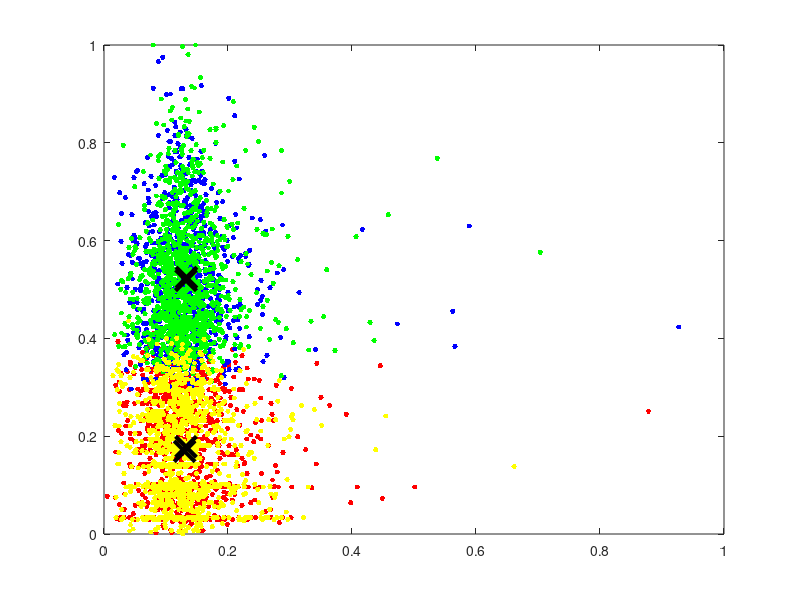

MATLAB code to generate this figure: (Note: this script raises an error after producing the figure.)
%Import the data
addpath('../Data');
disp(sprintf('\nimporting dataset...'));

data = dlmread('data-numeric-only.csv', ',', 2, 0);
labels = {'duration', 'end of fade in', 'key', 'loudness', 'song hotness', 'start of fade out', 'tempo', 'time signature'};
%{
Original labels
danceability,duration,end_of_fade_in,energy,key,loudness,mode,song_hotttnesss,start_of_fade_out,tempo,time_signature,year
%}

%Set Seed
rng(1562);

%Take only the data we want and format as a matrix
%Toss out dacability, energy - all 0s
D = data(:, [2:3, 5:12]);

%Toss out year, mode - too binary
D2 = D(:, [1:4, 6:9]);

%Toss Out hotness = 0
D2 = D2( D2(:,5)~=0 ,:)


%normalize Data
for j = 1:size(D2,2)
    D2(:,j) = ( (D2(:,j)-min(D2(:,j)) )./(max(D2(:,j))-min(D2(:,j))));
end

%run k means
disp(sprintf('Running 4 Cluster K-Means...'));
[idx,C] = kmeans(D2,4);

disp(sprintf('Plotting Data...'));

%Plot The Clusters

for i = 1:(size(D2,2))
    figure;
    plot(D2(idx==1,i),D2(idx==1,5),'r.','MarkerSize',12)
    hold on
    plot(D2(idx==2,i),D2(idx==2,5),'b.','MarkerSize',12)
    plot(D2(idx==3,i),D2(idx==3,5),'g.','MarkerSize',12)
    plot(D2(idx==4,i),D2(idx==4,5),'y.','MarkerSize',12)
    plot(C(:,i),C(:,5),'kx',...
         'MarkerSize',15,'LineWidth',3)
    legend('Cluster 1','Cluster 2','cluster 3','cluster 4','Centroids',...
           'Location','NW')
    xlabel(labels(i));
    ylabel(labels(5));
    title 'Cluster Assignments and Centroids with Trimmed Data'
    hold off
end
